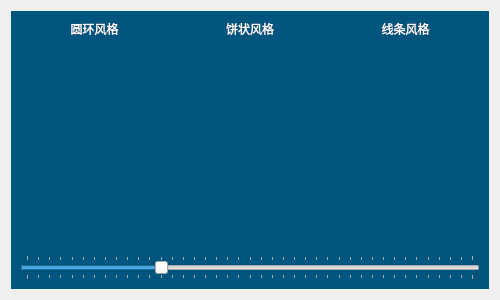
<?xml version="1.0" encoding="UTF-8"?>
<ui version="4.0">
 <class>frmProgressPie</class>
 <widget class="QWidget" name="frmProgressPie">
  <property name="geometry">
   <rect>
    <x>0</x>
    <y>0</y>
    <width>500</width>
    <height>300</height>
   </rect>
  </property>
  <property name="windowTitle">
   <string>Form</string>
  </property>
  <property name="styleSheet">
   <string notr="true">QWidget#widget{background-color: rgb(0, 85, 127);}
QLabel{color:rgb(255,255,255);}
</string>
  </property>
  <layout class="QVBoxLayout" name="verticalLayout">
   <item>
    <widget class="QWidget" name="widget" native="true">
     <layout class="QGridLayout" name="gridLayout">
      <item row="0" column="0">
       <widget class="QLabel" name="label1">
        <property name="sizePolicy">
         <sizepolicy hsizetype="Preferred" vsizetype="Maximum">
          <horstretch>0</horstretch>
          <verstretch>0</verstretch>
         </sizepolicy>
        </property>
        <property name="text">
         <string>圆环风格</string>
        </property>
        <property name="alignment">
         <set>Qt::AlignCenter</set>
        </property>
       </widget>
      </item>
      <item row="0" column="1">
       <widget class="QLabel" name="label2">
        <property name="sizePolicy">
         <sizepolicy hsizetype="Preferred" vsizetype="Maximum">
          <horstretch>0</horstretch>
          <verstretch>0</verstretch>
         </sizepolicy>
        </property>
        <property name="text">
         <string>饼状风格</string>
        </property>
        <property name="alignment">
         <set>Qt::AlignCenter</set>
        </property>
       </widget>
      </item>
      <item row="0" column="2">
       <widget class="QLabel" name="label3">
        <property name="sizePolicy">
         <sizepolicy hsizetype="Preferred" vsizetype="Maximum">
          <horstretch>0</horstretch>
          <verstretch>0</verstretch>
         </sizepolicy>
        </property>
        <property name="text">
         <string>线条风格</string>
        </property>
        <property name="alignment">
         <set>Qt::AlignCenter</set>
        </property>
       </widget>
      </item>
      <item row="1" column="0">
       <widget class="QEXTProgressPie" name="progressRound1" native="true"/>
      </item>
      <item row="1" column="1">
       <widget class="QEXTProgressPie" name="progressRound2" native="true"/>
      </item>
      <item row="1" column="2">
       <widget class="QEXTProgressPie" name="progressRound3" native="true"/>
      </item>
      <item row="2" column="0">
       <widget class="QEXTProgressPie" name="progressRound4" native="true"/>
      </item>
      <item row="2" column="1">
       <widget class="QEXTProgressPie" name="progressRound5" native="true"/>
      </item>
      <item row="2" column="2">
       <widget class="QEXTProgressPie" name="progressRound6" native="true"/>
      </item>
      <item row="3" column="0" colspan="3">
       <widget class="QSlider" name="slider">
        <property name="sizePolicy">
         <sizepolicy hsizetype="Ignored" vsizetype="Fixed">
          <horstretch>0</horstretch>
          <verstretch>0</verstretch>
         </sizepolicy>
        </property>
        <property name="maximum">
         <number>1000</number>
        </property>
        <property name="value">
         <number>300</number>
        </property>
        <property name="orientation">
         <enum>Qt::Horizontal</enum>
        </property>
        <property name="tickPosition">
         <enum>QSlider::TicksBothSides</enum>
        </property>
        <property name="tickInterval">
         <number>25</number>
        </property>
       </widget>
      </item>
     </layout>
    </widget>
   </item>
  </layout>
 </widget>
 <customwidgets>
  <customwidget>
   <class>QEXTProgressPie</class>
   <extends>QWidget</extends>
   <header>qextProgressPie.h</header>
   <container>1</container>
  </customwidget>
 </customwidgets>
 <resources/>
 <connections/>
</ui>
